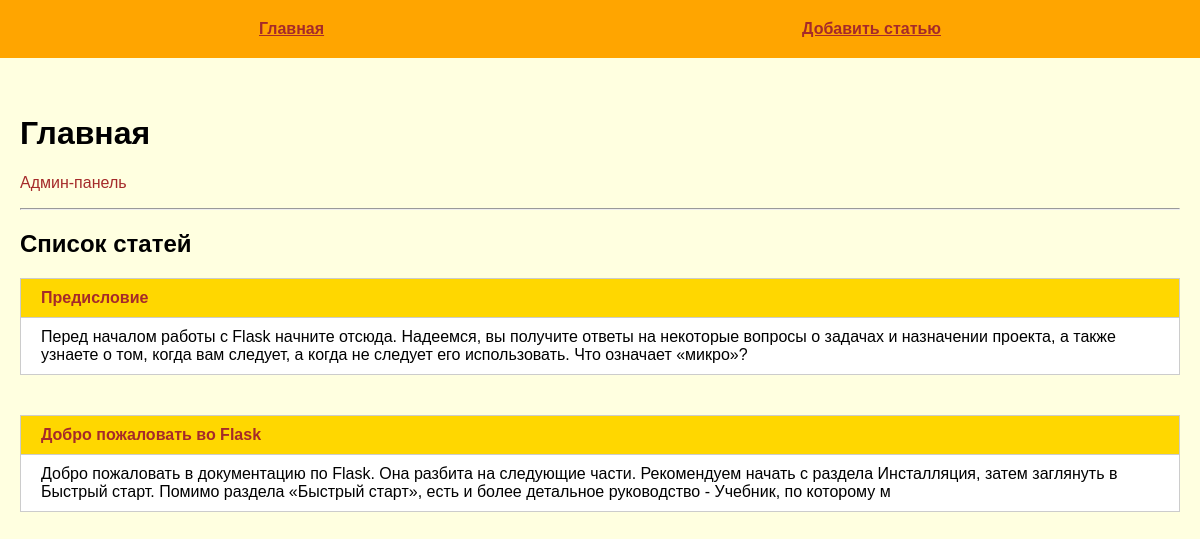
/, run on an earlier commit of the app's database.
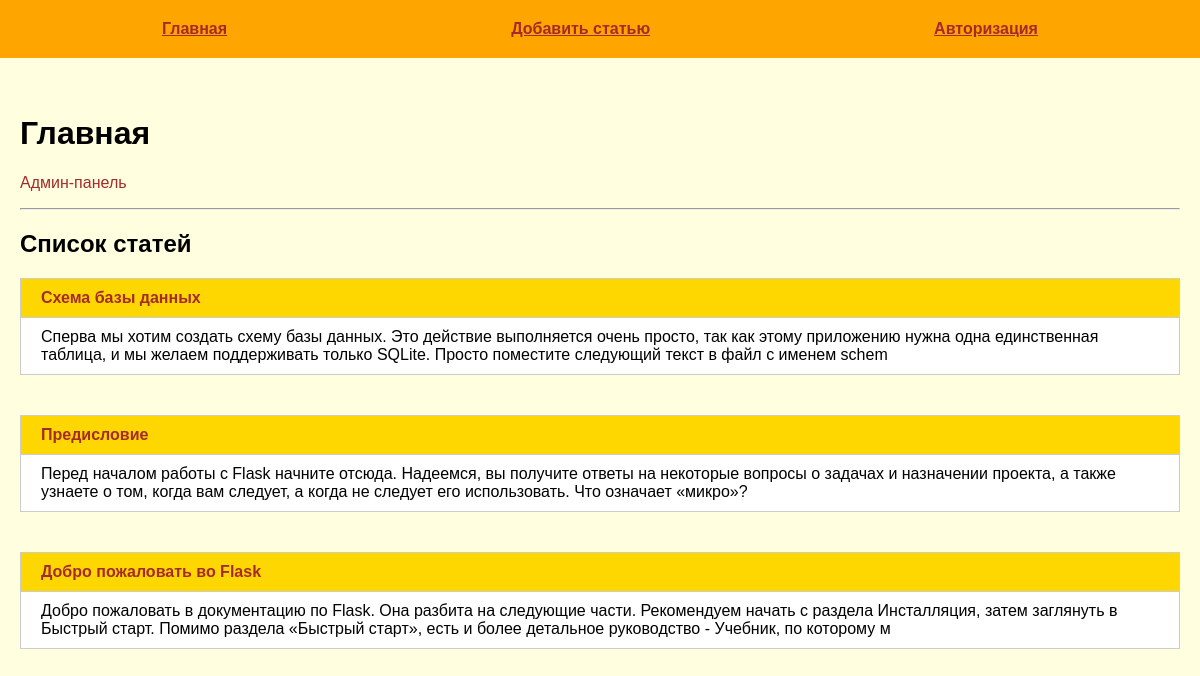
And on a later commit of the database.
### tables this page shows
CREATE TABLE mainmenu(
id INTEGER PRIMARY KEY AUTOINCREMENT,
title TEXT NOT NULL,
url TEXT NOT NULL
);

CREATE TABLE posts(
id INTEGER PRIMARY KEY AUTOINCREMENT,
title TEXT NOT NULL,
text TEXT NOT NULL,
url TEXT NOT NULL,
time INTEGER NOT NULL
);

### flsk/first.py (the view)
@app.route("/")
def index():
    return render_template("index.html", title="Главная", menu=dbase.get_menu(), posts=dbase.get_post_anonce())

### flsk/FDataBase.py (called while the page is built)
    def get_menu(self):
        sql = 'SELECT * FROM mainmenu'
        try:
            self.__cur.execute(sql)
            res = self.__cur.fetchall()
            if res:
                return res
        except IOError:
            print("Ошибка чтения из БД")
        return []

    def get_post_anonce(self):
        try:
            self.__cur.execute(f"SELECT id, title, text, url FROM posts ORDER BY time DESC")
            res = self.__cur.fetchall()
            if res:
                return res
        except sqlite3.Error as e:
            print("Ошибка добавления статьи в БД " + str(e))
        return []

### flsk/first.py (called while the page is built)
def connect_db():
    con = sqlite3.connect(app.config['DATABASE'])
    con.row_factory = sqlite3.Row
    return con

def get_db():
    if not hasattr(g, 'link_db'):
        g.link_db = connect_db()
    return g.link_db

@app.before_request
def before_request():
    global dbase
    db = get_db()
    dbase = FDataBase(db)

### flsk/templates/index.html
{% extends 'base.html' %}
{% block content %}
{{ super() }}
<p><a href="{{ url_for('admin.index') }}">Админ-панель</a></p>
<hr>
<h2>Список статей</h2>
<ul>
    {% for p in posts %}
    <li>
        <p class="title"><a href="{{ url_for('show_post', alias=p.url) }}">{{p.title}}</a></p>
        <div class="annonce">{{ p.text[:240] | striptags }}</div>
    </li>
    {% endfor %}
</ul>
{% endblock %}

### flsk/templates/base.html (shortened to what this page needs)
<!DOCTYPE html>
<html lang="en">
<head>
    <link rel="stylesheet" href="{{ url_for('static', filename='css/style.css') }}">
</head>
<body>
    {% block content %}
        {% block mainmenu %}
    <ul class="menu">
        {% for m in menu %}
        <li><a href="{{ m.url }}">{{ m.title }}</a></li>
        {% endfor %}
    </ul>
        {% endblock mainmenu %}
    <div class="content">
    {% if title %}
    <h1>{{ title }}</h1>
    {% else %}
    <h1>Про Flask</h1>
    {% endif %}
    {% endblock content%}
    </div>
</body>
</html>

### flsk/static/css/style.css (style rules this page uses)
body { background: lightyellow; margin: 0; padding: 0; font-family: Verdana, Geneva, Tahoma, sans-serif; }
.menu { display: flex; justify-content: space-around; list-style: none; background: orange; padding: 20px; margin-top: 0; }
.menu a { font-weight: bold; color: brown; }
.content { margin: 0 auto; max-width: 1200px; padding: 20px; box-sizing: border-box; }
ul { list-style: none; padding: 0; }
p>a { text-decoration: none; color: brown; }
li>p, li div { border: 1px solid #CCC; padding: 10px 20px; }
p.title { margin: 0; font-weight: bold; background: gold; }
p.title a { display: block; }
.annonce { margin-top: -1px; margin-bottom: 40px; background: #FFF; }

What changed in the data, as far as the page shows it:
added mainmenu: title "Авторизация"
added posts: title "Схема базы данных", text "Сперва мы хотим создать схему базы данных. Это действие выполняется очень просто, так как этому приложению нужна одна единственная таблица, и мы желаем поддерживать только SQLite. Просто поместите следующий текст в файл с именем schem"
